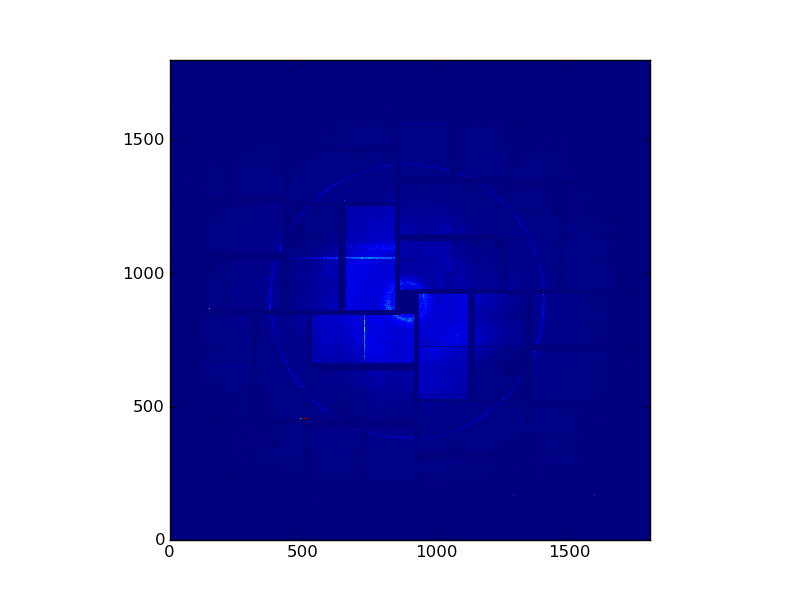
#> input picture tutorial/images/assembled-gold.png, 800 x 600 px
$ python -i utils.py   (imports and definitions only)   (Python 2 division)   (older library calls are emulated)
#> lines starting #> are read from the running program, lines starting #| are printed output that depends on the picture; after the words box and inside, x2 and y2 are one past the last pixel; in counts of white or black regions, pixels touching at a corner belong together

"""
utils.py

Various utility functions. Filtering, image processing, etc.
"""

import tables

import numpy as np
from scipy.ndimage import filters
from scipy import interpolate

import matplotlib.pyplot as plt


def find_rings(raw_image, threshold=0.0025, sigma=1.0, minf_size=1,
               rank_size=1, sobel=False):
    """
    Applies an edge filter followed by a noise reduction filter. Very good
    at locating powder rings and filtering everything else out.

    Parameters
    ----------
    raw_image : ndarray
        An image to find the edges of

    Returns
    -------
    binary_image : ndarray, np.bool
        A binary image, with "1" where there are powder rings/strong edges
    """

    # flatten the image into a two-D array and later re-process it
    # convert to cheetah-like format
    if raw_image.shape == (4, 8, 185, 388):
        non_flat_img = True
        image = np.zeros((1480, 1552), dtype=np.float) # flat image
        for i in range(8):
            for j in range(4):
                x_start = 185 * i
                x_stop  = 185 * (i+1)
                y_start = 388 * j
                y_stop  = 388 * (j+1)
                image[x_start:x_stop,y_start:y_stop] = raw_image[j,i,:,:].astype(np.float)

    elif len(raw_image.shape) == 2:
        non_flat_img = False
        image = raw_image.astype(np.float)

    else:
        raise ValueError('`raw_image` should be 2d or shape-(4,8,185,388), got'
                         ': %s' % str(raw_image.shape))

    # apply rank filter & sobel filter
    image = filters.rank_filter(image, -1, size=rank_size)
    image = filters.gaussian_filter(image, sigma=sigma)

    if sobel:
        image = np.abs(filters.sobel(image, 0)) + np.abs(filters.sobel(image, 1))

    # do a "common-mode"-esque normalization (seems to help)
    if image.shape == (32, 185, 388):
        for i in range(32):
            image[i,:,:] -= np.min(image[i,:,:])
    elif image.shape == (4, 8, 185, 388):
        for i in range(4):
            for j in range(8):
                image[i,j,:,:] -= np.min(image[i,j,:,:])
    else:
        image -= image.min()

    assert image.min() == 0
    assert image.max() > 0

    # threshold
    image = (image > (image.max() * threshold))

    if minf_size > 1:
        image = filters.minimum_filter(image, size=minf_size)

    if non_flat_img:
        image = enforce_raw_img_shape( image.astype(np.bool) )
    else:
        image = image.astype(np.bool)

    return image


# [290 lines left out: functions smooth, radial_profile, flatten_2x1s, load_raw_image, enforce_raw_img_shape, _assemble_implicit and 1 more, not called in this run]

>>> import cv2
>>> picture = cv2.imread('../tutorial/images/assembled-gold.png', cv2.IMREAD_GRAYSCALE)
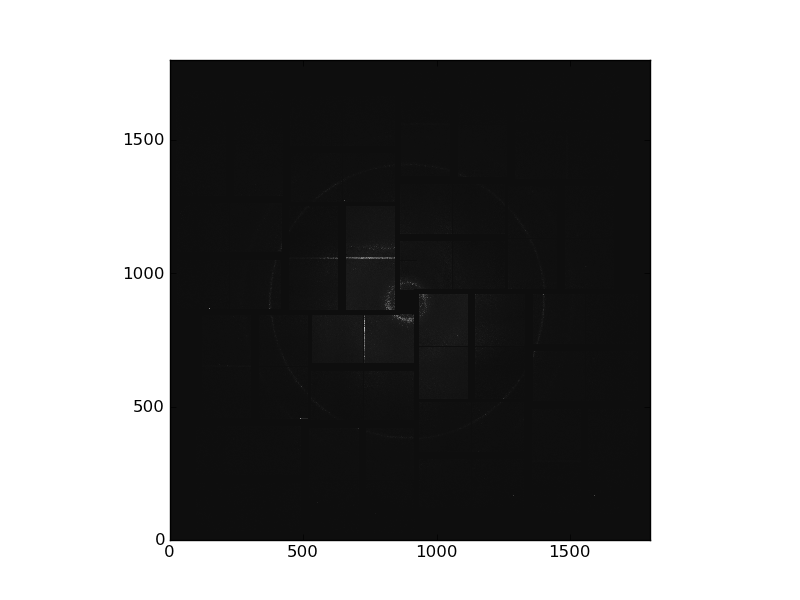
#> picture: shape (600, 800); min 0, max 255, mean 138.7
>>> result = find_rings(picture)
#> in find_rings, `image = (image > (image.max() * threshold))`:
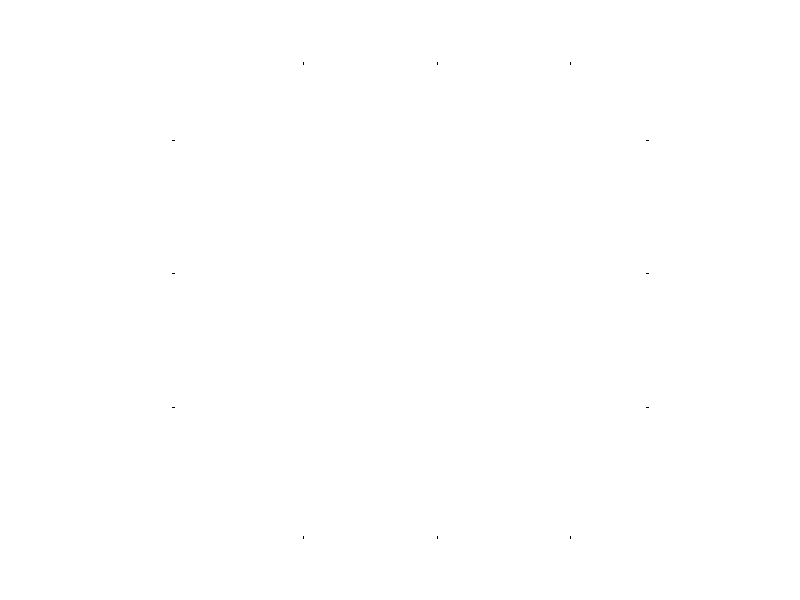
#> image: shape (600, 800) bool; 100% white; black in thin lines or dots, all inside (x1, y1, x2, y2) = (172, 62, 649, 539)

$ run again, on tutorial/images/calibrate-filter.png
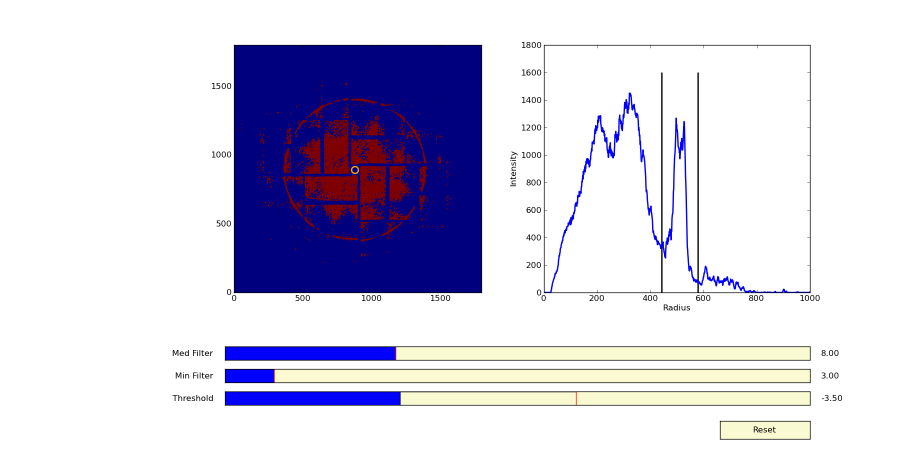
#> input picture tutorial/images/calibrate-filter.png, 1800 x 900 px (shown at 1/2 size)
#> `picture = cv2.imread('../tutorial/images/assembled-gold.png', cv2.IMRE..`:
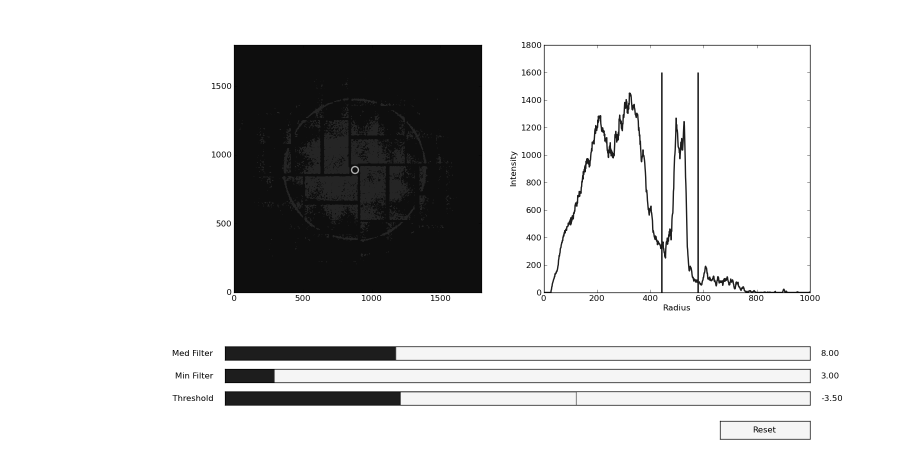
#> picture: shape (900, 1800) (shown at 1/2 size); min 0, max 255, mean 211.1

$ run again, on tutorial/images/optgeom.png
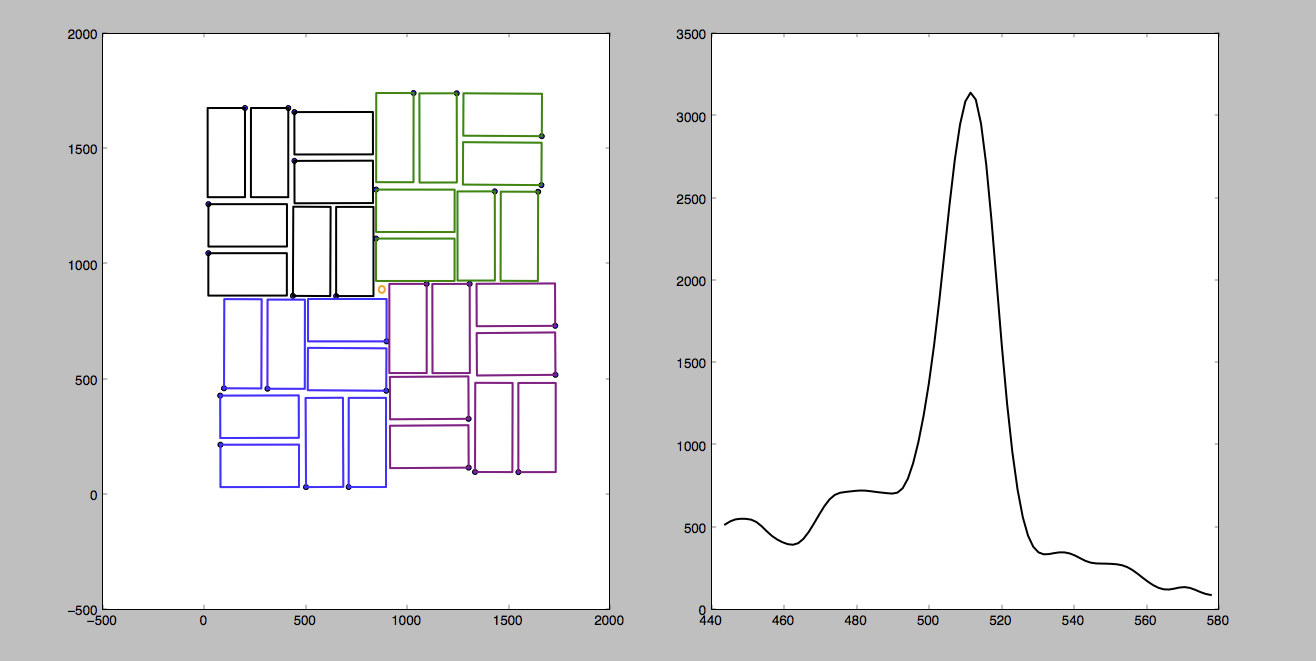
#> input picture tutorial/images/optgeom.png, 1316 x 661 px
#> `picture = cv2.imread('../tutorial/images/assembled-gold.png', cv2.IMRE..`:
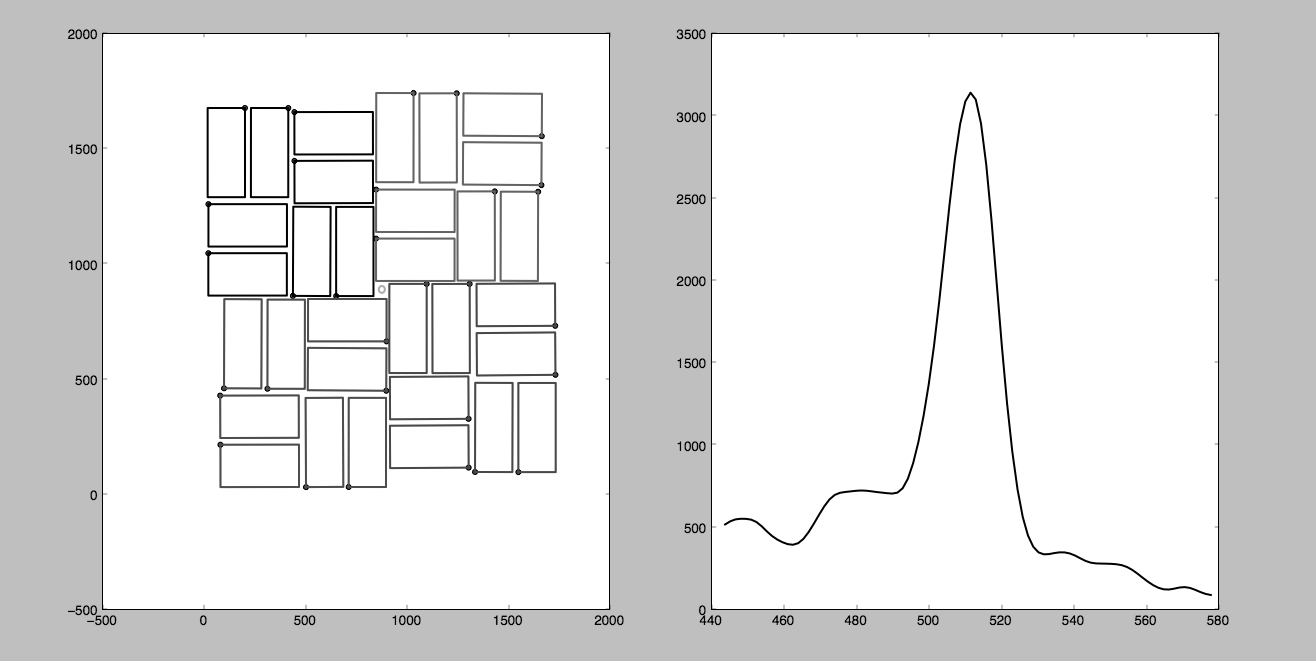
#> picture: shape (661, 1316); min 0, max 255, mean 227.8

$ run again, on tutorial/images/q1.png
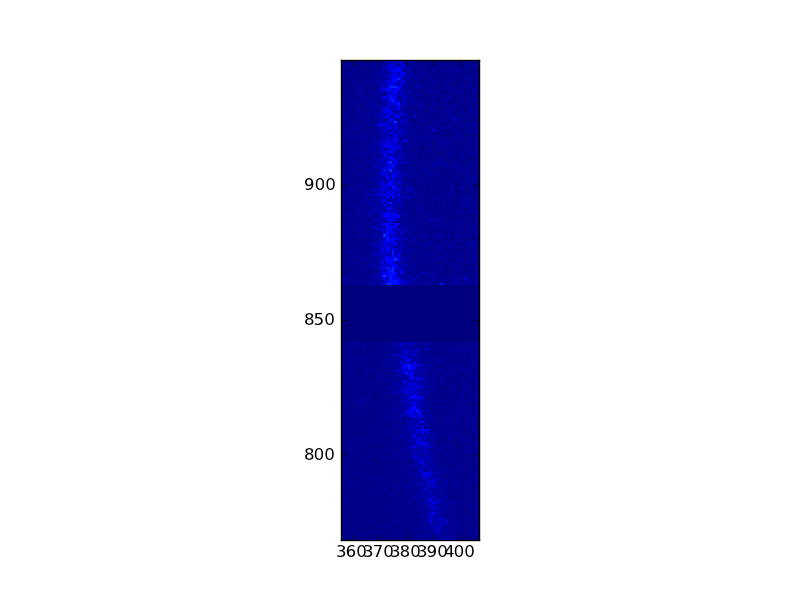
#> input picture tutorial/images/q1.png, 800 x 600 px
#> `picture = cv2.imread('../tutorial/images/assembled-gold.png', cv2.IMRE..`:
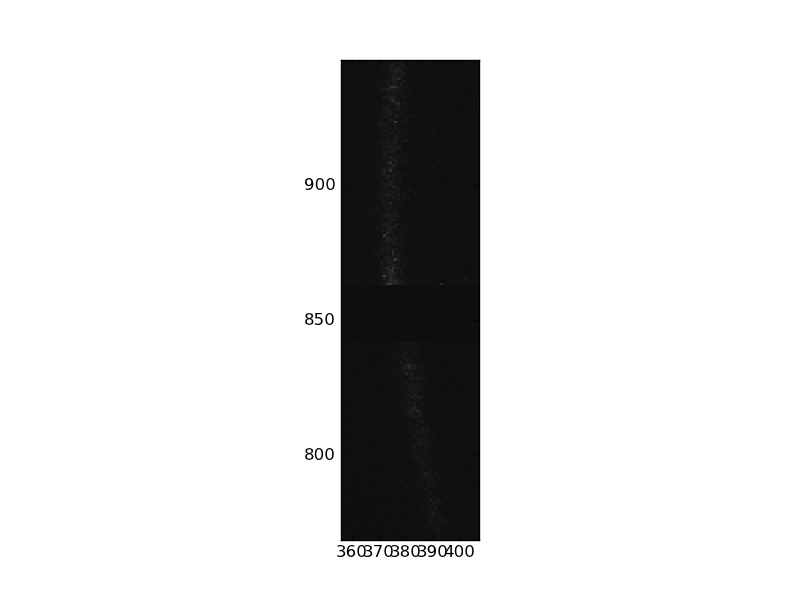
#> picture: shape (600, 800); min 0, max 255, mean 221.1
